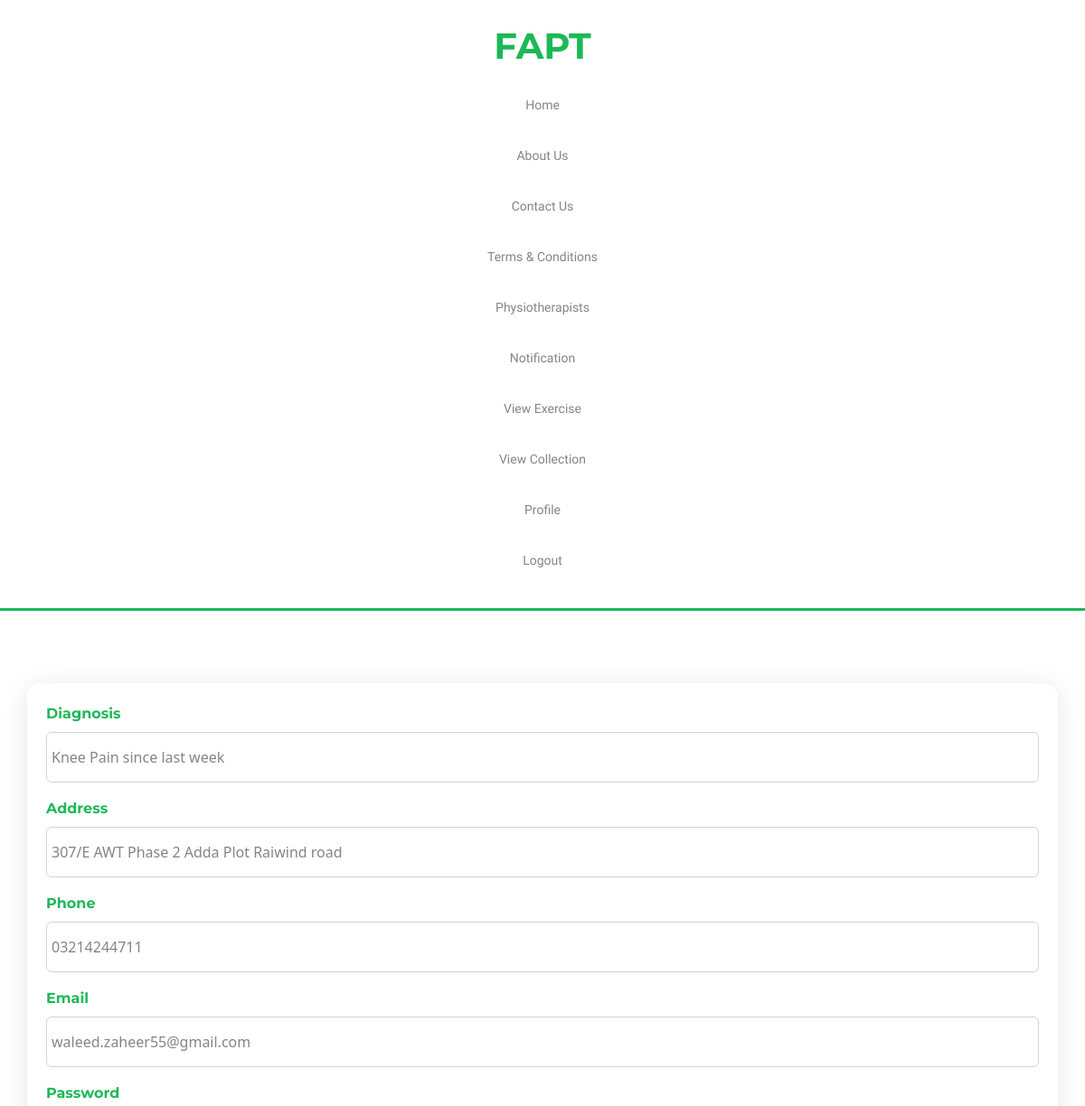
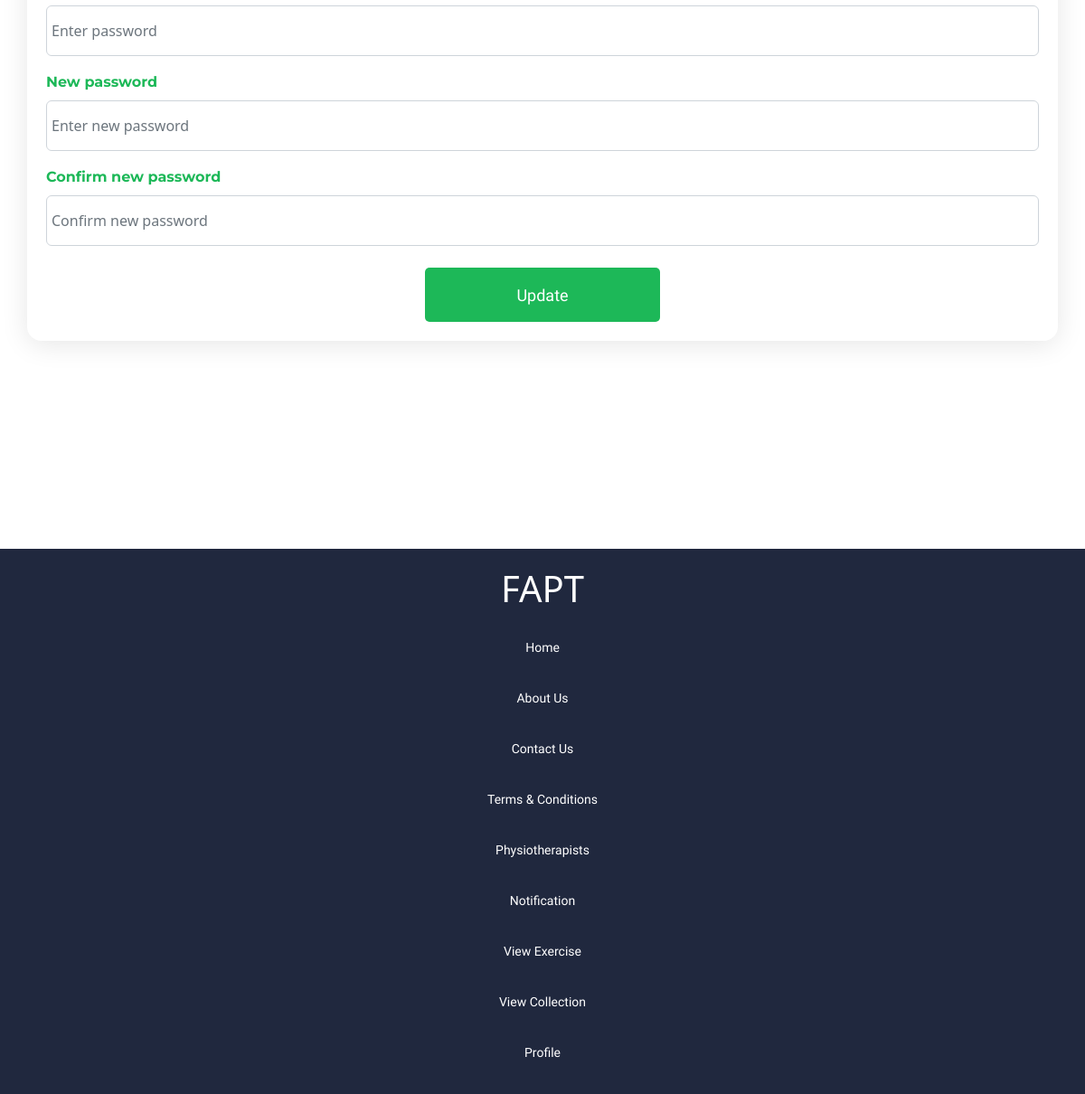
/UserPanel/update-profile.php (signed in), run on the app's committed database (2 pictures, top to bottom).
### tables this page shows
CREATE TABLE `patient` (
  `Patient_id` int(11) NOT NULL,
  `Patient_name` varchar(255) NOT NULL,
  `Patient_address` varchar(255) NOT NULL,
  `Patient_email` varchar(255) NOT NULL,
  `Patient_gender` varchar(255) NOT NULL,
  `Patient_password` varchar(255) NOT NULL,
  `Patient_phone` varchar(255) NOT NULL,
  `Patient_diagnosis` varchar(255) NOT NULL,
  `Patient_rating` int(2) NOT NULL
);

### UserPanel/update-profile.php (the view, shortened to what this page needs)
<?php
if(!isset($_SESSION['pno'])){
    header("location: ../login.php");
}
else{
    $phone_num = $_SESSION['pno'];
}
?>
<?php
include("includes/update-user.php");
?>
<!DOCTYPE html>
<html lang="en">
<head>
    <link href="https://cdn.jsdelivr.net/npm/bootstrap@5.2.0/dist/css/bootstrap.min.css" rel="stylesheet">
    <link rel="stylesheet" href="./patientStyle/patient.css">
</head>
<body>
<nav>
        <div class="container">
            <div class="row">
                <div class="col-12 col-xxl-2">
                    <div class="navigation-logo text-center text-xxl-start">
                        <h1 class="logo">FAPT</h1>
                    </div>
                </div>
                <div class="col-12 col-xxl-10">
                    <div class="nav-select">
                        <div class="navigation-menu text-center text-xxl-center mt-xl-2 mt-0">
                            <a href="./home.php">Home</a>
                            <a href="./about-us.php">About Us</a>
                            <a href="./contact-us.php">Contact Us</a>
                            <a href="./termsandconditions.php">Terms & Conditions</a>
                            <a href="./physiotherapist-view.php">Physiotherapists</a>
                            <a href="./notification-view.php">Notification</a>
                            <a href="./patient-view-exercise.php">View Exercise</a>
                            <a href="./patient-view-collection.php">View Collection</a>
                            <a href="./patient-profile.php">Profile</a>
                            <a href="./logout.php">Logout</a>
                        </div>
                    </div>
                </div>
            </div>
        </div>
    </nav>
    <?php
        include("../db/conn.php");
        $fetch_var = mysqli_query($con, "SELECT * FROM `patient` WHERE `Patient_phone` = '$phone_num'");
        $fetch = mysqli_fetch_array($fetch_var);
    ?>
    <section class="update-profile">
        <div class="container">
            <div class="row">
                <div class="main-contain">
                <form action="update-profile.php" method = "post">
                    <?php include("includes/errors.php"); ?>
                    <div class="mb-3">
                        <label for="userdiagnosis" class="form-label input-labels">Diagnosis</label>
                        <input type="text" name="user-diagnosis" class="form-control  input-text" value="<?php echo $fetch['Patient_diagnosis']; ?>">
                    </div>
                    <div class="mb-3">
                        <label for="useraddress" class="form-label input-labels">Address</label>
                        <input type="text" name="user-address" class="form-control  input-text" value="<?php echo $fetch['Patient_address']; ?>">
                    </div>
                    <div class="mb-3">
                        <label for="userphone" class="form-label input-labels">Phone</label>
                        <input type="text" name="user-phone" class="form-control  input-text" value = "<?php echo $fetch['Patient_phone']; ?>">
                    </div>
                    <div class="mb-3">
                        <label for="username" class="form-label input-labels">Email</label>
                        <input type="email" name="user-email" class="form-control  input-text" value = "<?php echo $fetch['Patient_email']; ?>">
                    </div>
                    <div class="mb-3">
                        <label for="username" class="form-label input-labels">Password</label>
                        <input type="password" name="user-pass" class="form-control  input-text" placeholder="Enter password">
                    </div>
                    <div class="mb-3">
                        <label for="username" class="form-label input-labels">New password</label>
                        <input type="password" name="user-new-pass" class="form-control  input-text" placeholder="Enter new password">
                    </div>
                    <div class="mb-2">
                        <label for="username" class="form-label input-labels">Confirm new password</label>
                        <input type="password" name="user-c-new-pass" class="form-control  input-text" placeholder="Confirm new password">
                    </div>
                    <div class="my-button">
                        <div class="d-flex update-btn mt-3">
                            <input type="submit" value="Update" name = "update_profile" class="update-button">
                        </div>
                    </div>
                </form>
                </div>
            </div>
        </div>
    </section>
    <footer class="footer">
        <div class="container">
            <div class="row">
                <div class="col-12 col-xxl-2">
                    <div class="footer-navigation-logo text-center text-xxl-start">
                        <h1 class="footer-logo">FAPT</h1>
                    </div>
                </div>
                <div class="col-12 col-xxl-10">
                    <div class="footer-nav-select">
                        <div class="footer-navigation-menu text-center text-xxl-center mt-xl-2 mt-0">
                            <a href="./home.php">Home</a>
                            <a href="./about-us.php">About Us</a>
                            <a href="./contact-us.php">Contact Us</a>
                            <a href="./termsandconditions.php">Terms & Conditions</a>
                            <a href="./physiotherapist-view.php">Physiotherapists</a>
                            <a href="./notification-view.php">Notification</a>
                            <a href="./patient-view-exercise.php">View Exercise</a>
                            <a href="./patient-view-collection.php">View Collection</a>
                            <a href="./patient-profile.php">Profile</a>
                        </div>
                    </div>
                </div>
            </div>
        </div>
    </footer>
</body>
</html>

### UserPanel/patientStyle/patient.css (style rules this page uses)
nav { padding: 27px 0px; background-color: white; border-bottom: 3px solid rgb(29, 184, 88); }
nav .navigation-logo .logo { font-size: 40px; font-weight: bold; color: rgb(29, 184, 88); font-family: 'Montserrat', sans-serif; }
nav .navigation-menu a { font-size: 14px; padding: 15px 10px; text-decoration: none; font-family: 'Work Sans', sans-serif; color: #6d6c6cd6; }
@media (max-width: 1200px) { nav .navigation-menu { display: flex; flex-direction: column; gap: 5px; } }
.input-labels { color: rgb(29, 184, 88); font-family: 'Montserrat', sans-serif; font-size: 16px; font-weight: bolder; margin-right: 15px; }
.update-profile { padding: 80px 10px 80px 10px; }

### UserPanel/update-profile.php (style rules this page uses)
body { background:#fff; }
.my-button { display:flex; flex-direction:row; justify-content:center; }
.update-button { width: 260px; border-radius:5px; height: 60px; background-color: rgb(29, 184, 88); color: white; text-align: center; font-size: 18px; font-family: 'Work Sans', sans-serif; border: none; }
.input-text { color: #6d6c6cd6; padding: 15px 5px; }
.main-contain { padding: 20px; border-radius:5px; background: rgba(255, 255, 255, 0.2); border-radius: 16px; box-shadow: 0 4px 30px rgba(0, 0, 0, 0.1); backdrop-filter: blur(5px); -webkit-backdrop-filter: blur(5px); border: 1px solid rgba(255, 255, 255, 0.3); }
.footer-navigation-menu a { font-size: 14px; padding: 15px 10px; text-decoration: none; font-family: 'Work Sans', sans-serif; color: #fff; }
.footer { position: absolute; margin:80px 0px; width:100%; padding:20px 0px; background: #20283E; }
.footer-logo { color:white; }
@media (max-width: 1214px) { .footer { margin-top: 150px; } }
@media (max-width: 1200px) { .footer .footer-navigation-menu { display: flex; flex-direction: column; gap: 5px; } }

### data on the page
patient: user-diagnosis "Knee Pain since last week", user-address "307/E AWT Phase 2 Adda Plot Raiwind road", user-phone "03214244711", user-email "waleed.zaheer55@gmail.com"
